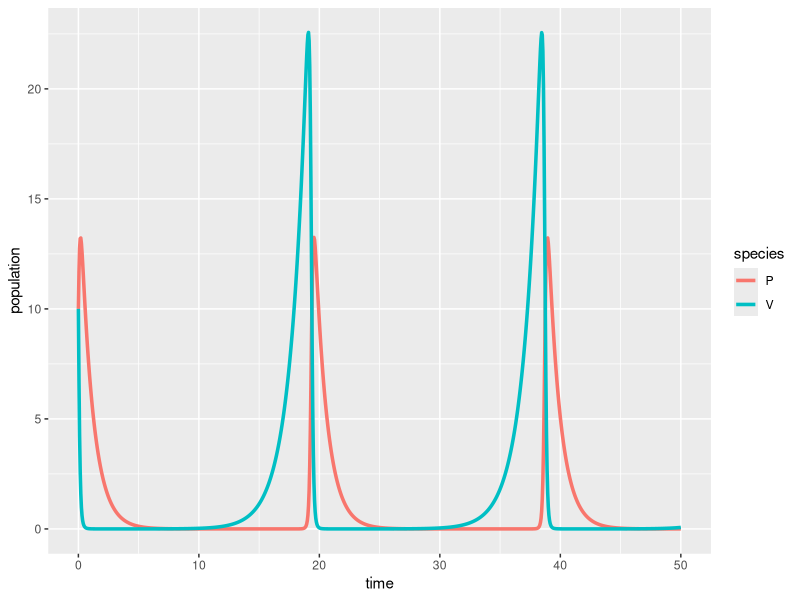

Recreate this plot in R.
## ---- chunk 1
#| message: false
#| warning: false
# load libraries ----
library(tidyverse)
library(deSolve)
## ---- chunk 2
# Create a sequence of times (days) ----
time <- seq(from = 0, to = 50, by = 0.05)

# Set some parameter values (these can change - keep it in mind) ----
parameters <- c(r = .75, alpha = 0.8, beta = 0.5, q = 1)

# Set the initial condition (prey and predator populations at t = 0) ----
# Recall: V = prey, P = predator
init_cond <- c(V = 10, P = 10)

# Prepare the series of differential equations as a function ----
lv_equations <- function(time, init_cond, parameters) {
  with(as.list(c(init_cond, parameters)), {
    dVdt = r * V - alpha * V * P
    dPdt = beta * V * P - q * P
    return(list(c(dVdt, dPdt)))
  })
}

# Find the approximate the solution using `deSolve::ode()` ----
approx_lv <- ode(y = init_cond, times = time, func = lv_equations, parms = parameters)

# Check the class ----
class(approx_lv)

# We really want this to be a data frame, AND we want both prey (V) and predator (P) to be in the same column -- we'll learn why in EDS 221 (tidy data) ----
approx_lk_df <- data.frame(approx_lv) |> 
  pivot_longer(cols = c(V, P), names_to = "species", values_to = "population")

# Plot it ----
ggplot(data = approx_lk_df, aes(x = time, y = population)) +
  geom_line(aes(color = species), linewidth = 1.2)
